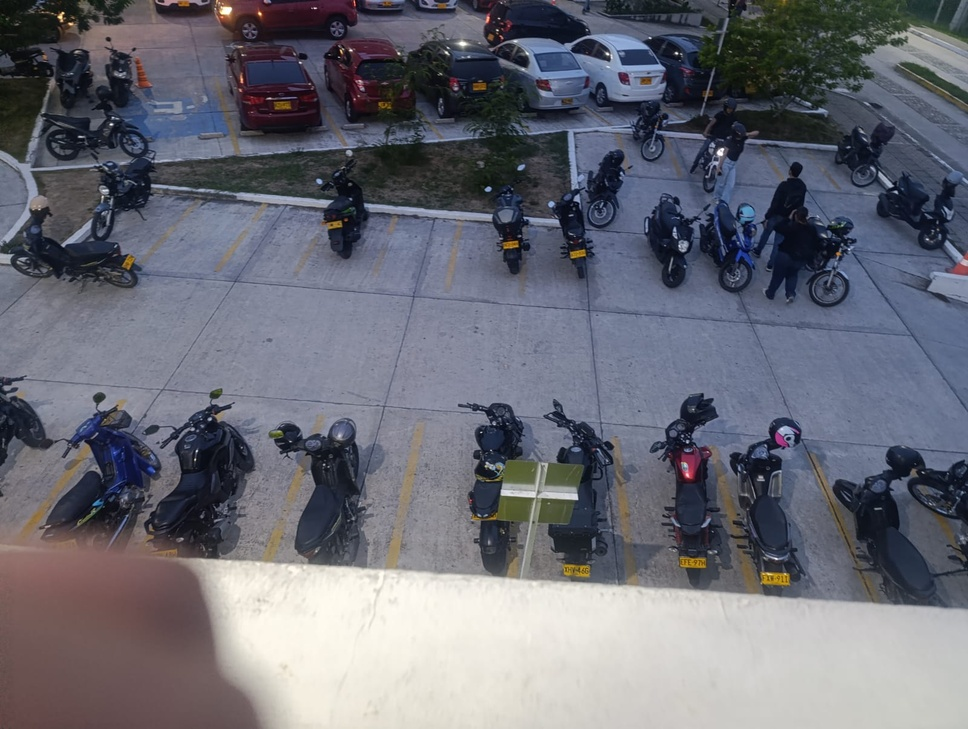
#> input picture imagenes/imagen1.jpg, 968 x 729 px, shrunk from 1600 x 1204 before the run
$ python -i image_enhance.py   (imports and definitions only)
#> lines starting #> are read from the running program, lines starting #| are printed output that depends on the picture
#> further down, picture is the input picture: shape (729, 968, 3); mean B, G, R 117.2, 107.2, 106
"""Mejora un cuadro de la cámara para trazar celdas sobre él.

Las cámaras de vigilancia graban con poco contraste y bastante compresión: las rayas del piso
y los bordes de los carros se ven lavados. Para el ojo de quien traza se sube el contraste
local (CLAHE sobre la luminosidad, sin cambiar los colores), se suaviza el ruido de la
compresión conservando los bordes y se enfoca con una máscara de desenfoque.

Solo es para mostrar: el detector siempre analiza el cuadro original.
"""

from __future__ import annotations

import cv2
import numpy as np

_CLAHE = cv2.createCLAHE(clipLimit=2.0, tileGridSize=(8, 8))
# Cuánto se enfoca: 0 nada; más de ~1 empieza a marcar halos y ruido.
_SHARPEN = 0.6


def enhance_for_tracing(frame: np.ndarray) -> np.ndarray:
    """Copia del cuadro (BGR) con más contraste local y más nítida."""
    lab = cv2.cvtColor(frame, cv2.COLOR_BGR2LAB)
#> lab: shape (729, 968, 3); mean of channels 0, 1, 2 113.3, 130.2, 122.2
    lightness, a, b = cv2.split(lab)
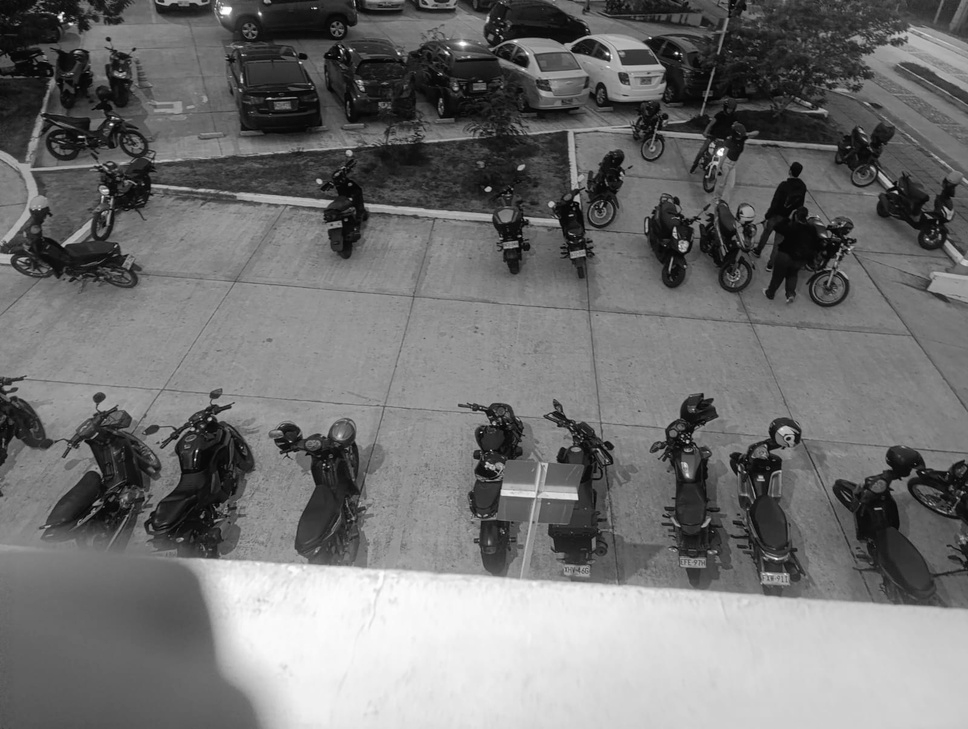
#> lightness: shape (729, 968); min 1, max 255, mean 113.3
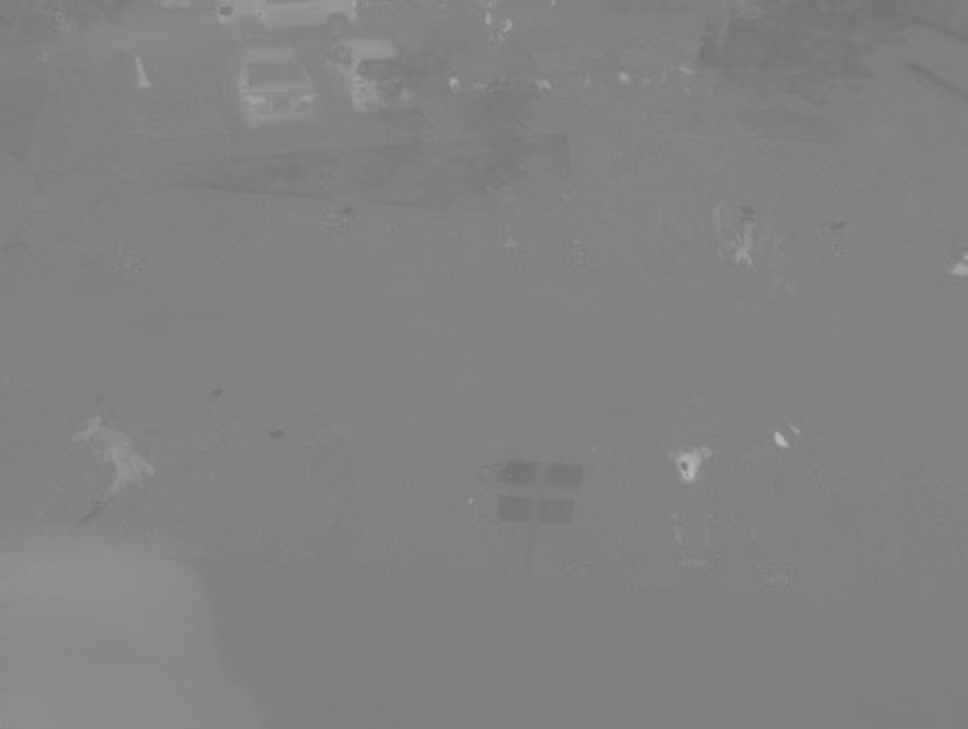
#> a: shape (729, 968); min 112, max 184, mean 130.2
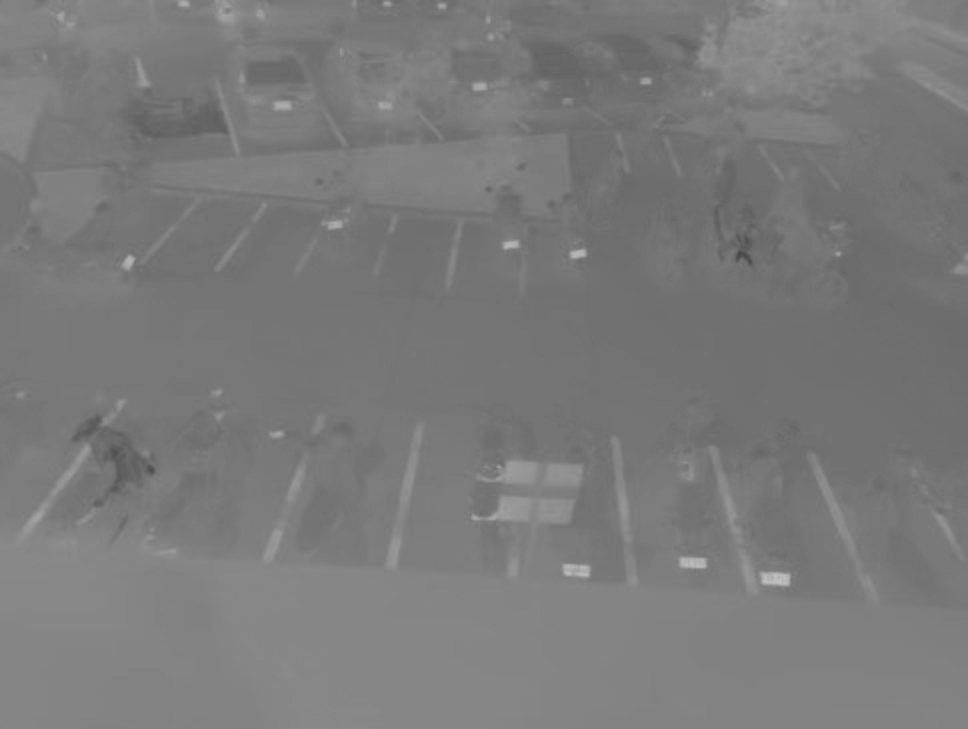
#> b: shape (729, 968); min 72, max 193, mean 122.2
    lab = cv2.merge((_CLAHE.apply(lightness), a, b))
#> lab: shape (729, 968, 3); mean of channels 0, 1, 2 134.5, 130.2, 122.2
    image = cv2.cvtColor(lab, cv2.COLOR_LAB2BGR)
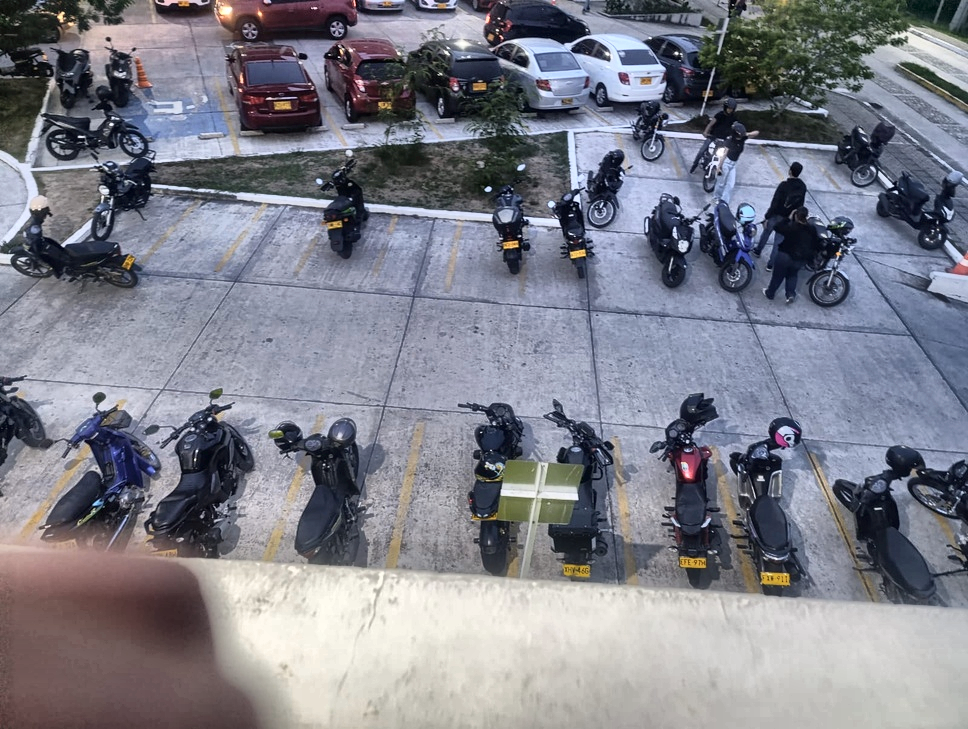
#> image: shape (729, 968, 3); mean B, G, R 138.4, 128, 126.9
    image = cv2.bilateralFilter(image, 5, 25, 5)
    blurred = cv2.GaussianBlur(image, (0, 0), 1.5)
    return cv2.addWeighted(image, 1 + _SHARPEN, blurred, -_SHARPEN, 0)


def enhance_jpeg(data: bytes, quality: int = 92) -> bytes:
    """La misma mejora sobre una imagen JPEG; si no se puede leer, la devuelve igual."""
    image = cv2.imdecode(np.frombuffer(data, np.uint8), cv2.IMREAD_COLOR)
    if image is None:
        return data
    ok, encoded = cv2.imencode(".jpg", enhance_for_tracing(image), [cv2.IMWRITE_JPEG_QUALITY, quality])
    return encoded.tobytes() if ok else data

>>> import cv2
>>> picture = cv2.imread('../../imagenes/imagen1.jpg')
>>> result = enhance_for_tracing(picture)

$ run again, on imagenes/imagen10.jpg
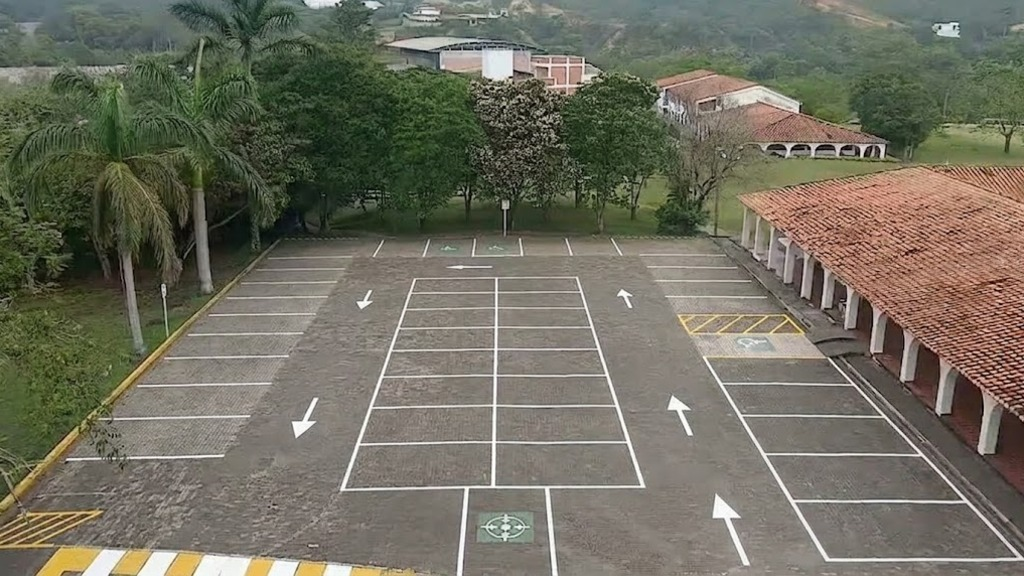
#> input picture imagenes/imagen10.jpg, 1024 x 576 px
#> picture is the input picture: shape (576, 1024, 3); mean B, G, R 95.4, 110, 112.1
#> in enhance_for_tracing, `lightness, a, b = cv2.split(lab)`:
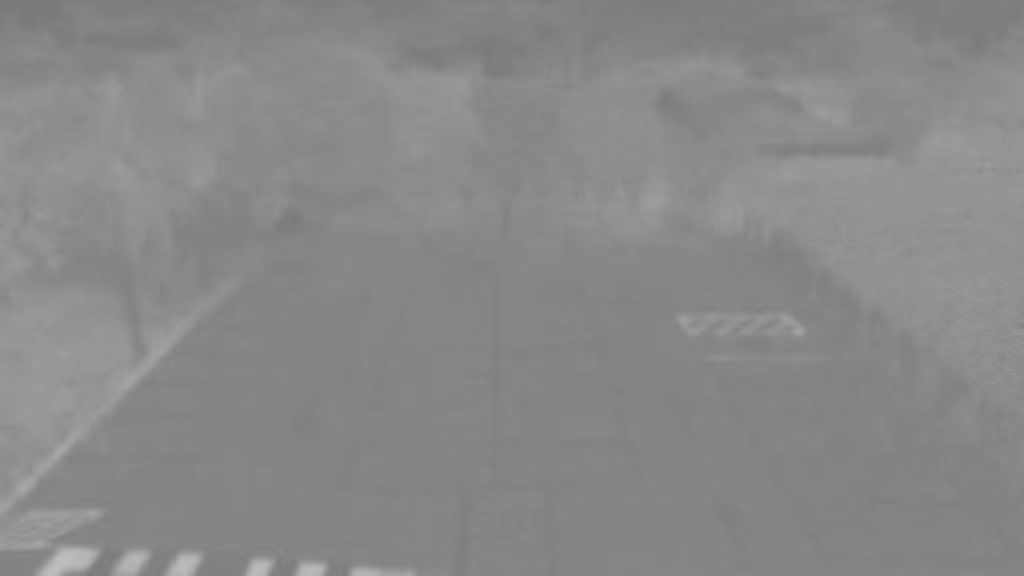
#> b: shape (576, 1024); min 121, max 191, mean 136.6
#> in enhance_for_tracing, `blurred = cv2.GaussianBlur(image, (0, 0), 1.5)`:
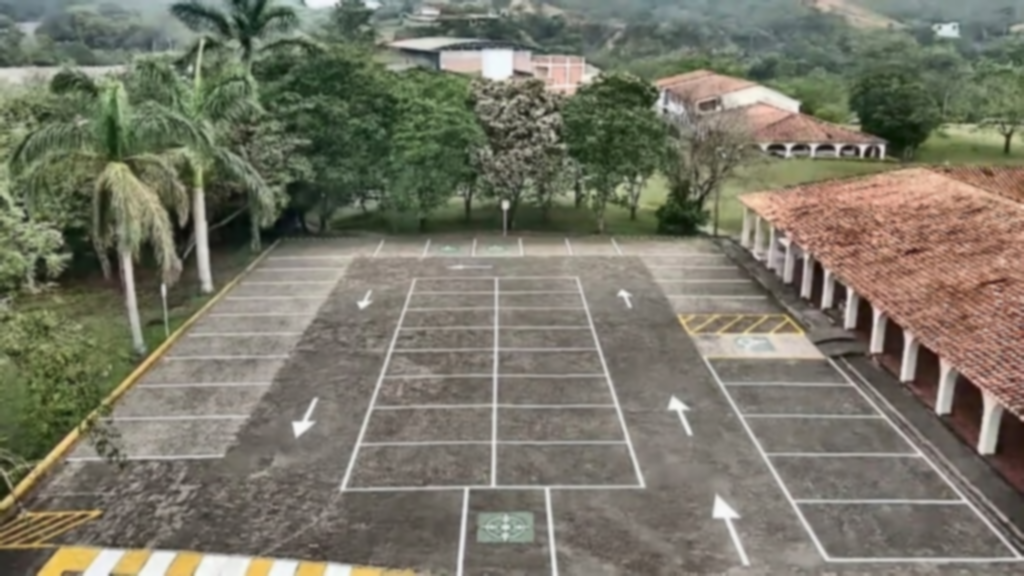
#> blurred: shape (576, 1024, 3); mean B, G, R 103, 117.8, 119.6

$ run again, on imagenes/imagen2.jpg
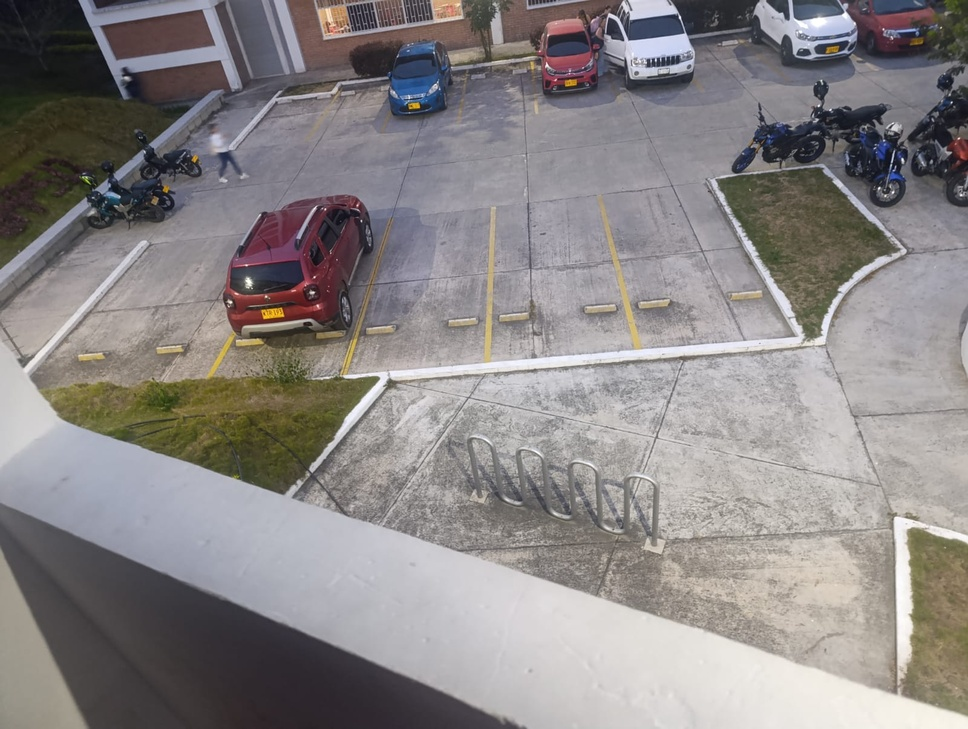
#> input picture imagenes/imagen2.jpg, 968 x 729 px, shrunk from 1600 x 1204 before the run
#> picture is the input picture: shape (729, 968, 3); mean B, G, R 133.5, 133.7, 138.2
#> in enhance_for_tracing, `lightness, a, b = cv2.split(lab)`:
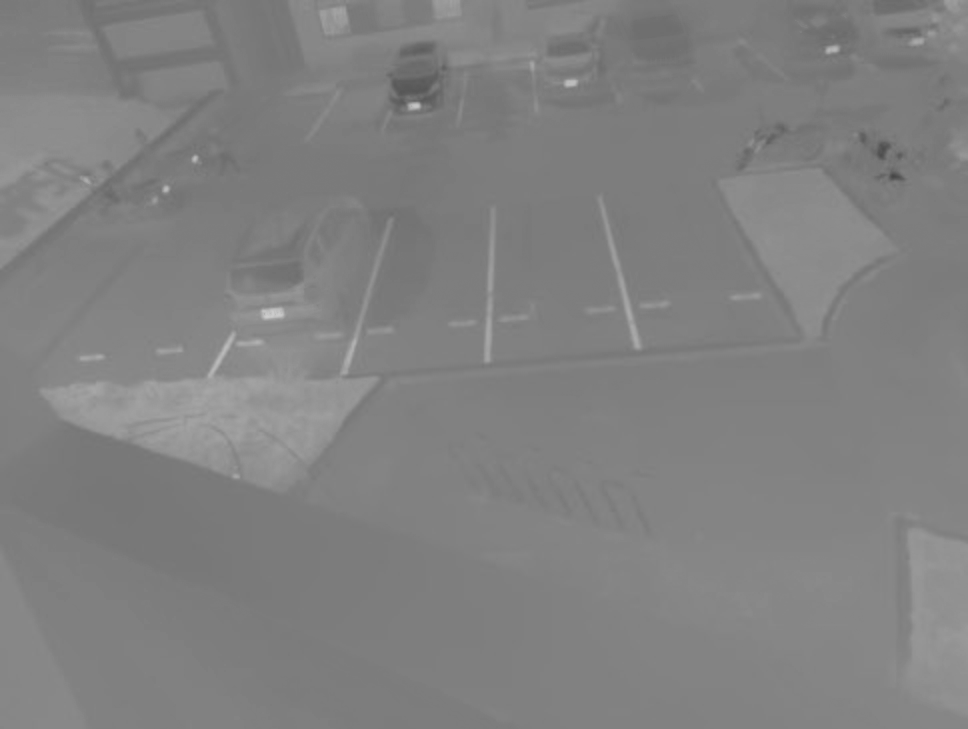
#> b: shape (729, 968); min 70, max 205, mean 128.8
#> in enhance_for_tracing, `image = cv2.cvtColor(lab, cv2.COLOR_LAB2BGR)`:
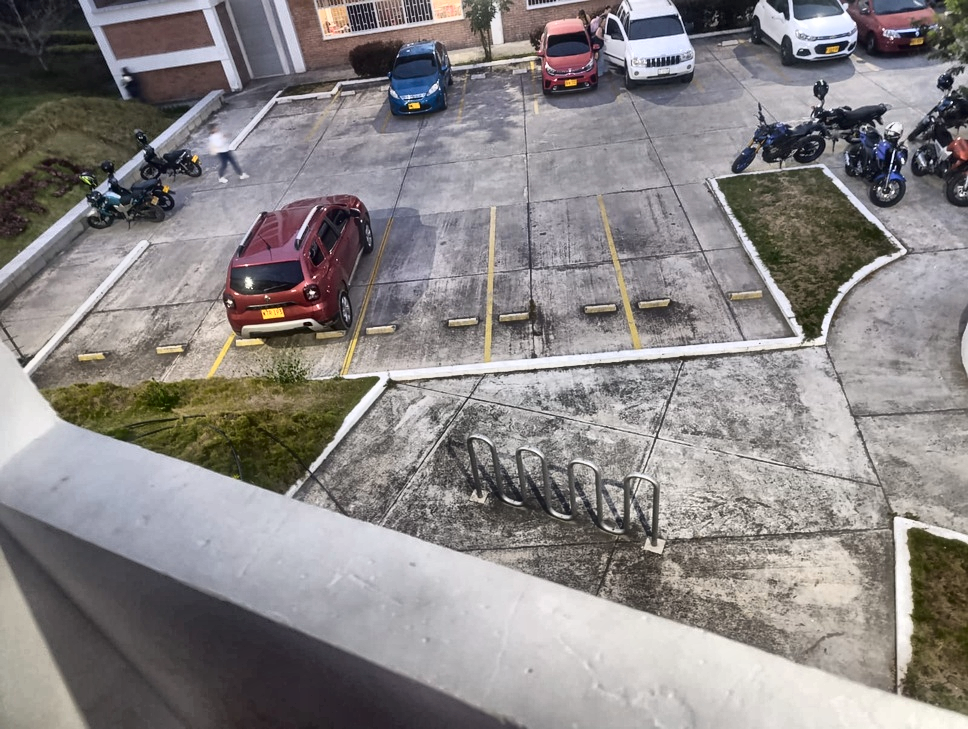
#> image: shape (729, 968, 3); mean B, G, R 132.8, 133, 137.5

$ run again, on imagenes/imagen3.jpg
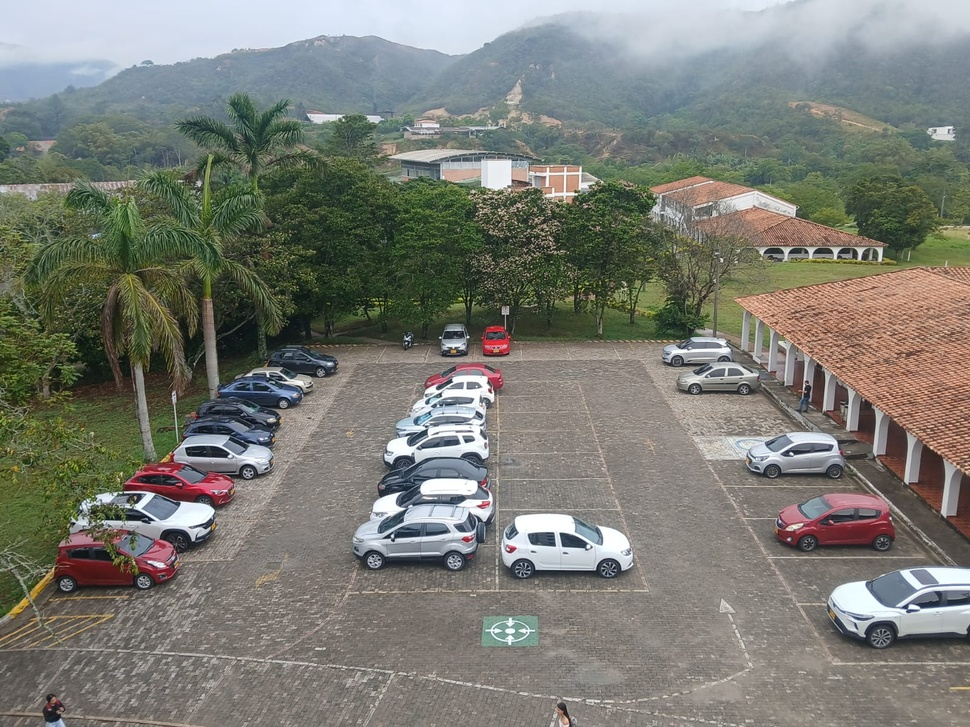
#> input picture imagenes/imagen3.jpg, 970 x 727 px, shrunk from 1600 x 1200 before the run
#> picture is the input picture: shape (727, 970, 3); mean B, G, R 115.7, 123.5, 122.4
#> in enhance_for_tracing, `lightness, a, b = cv2.split(lab)`:
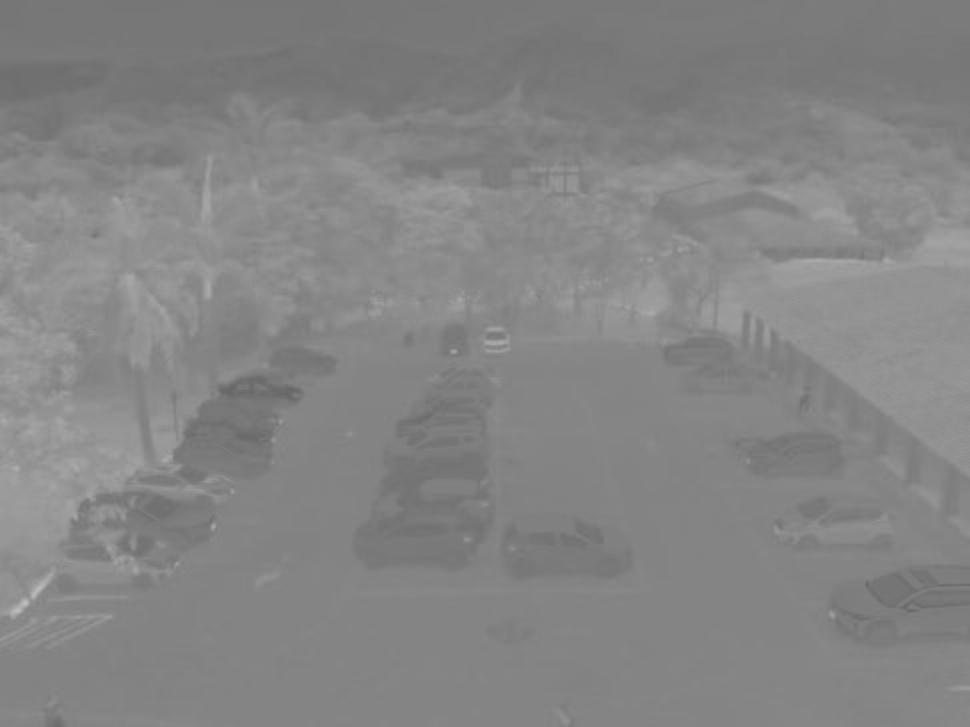
#> b: shape (727, 970); min 102, max 189, mean 132.6
#> in enhance_for_tracing, `blurred = cv2.GaussianBlur(image, (0, 0), 1.5)`:
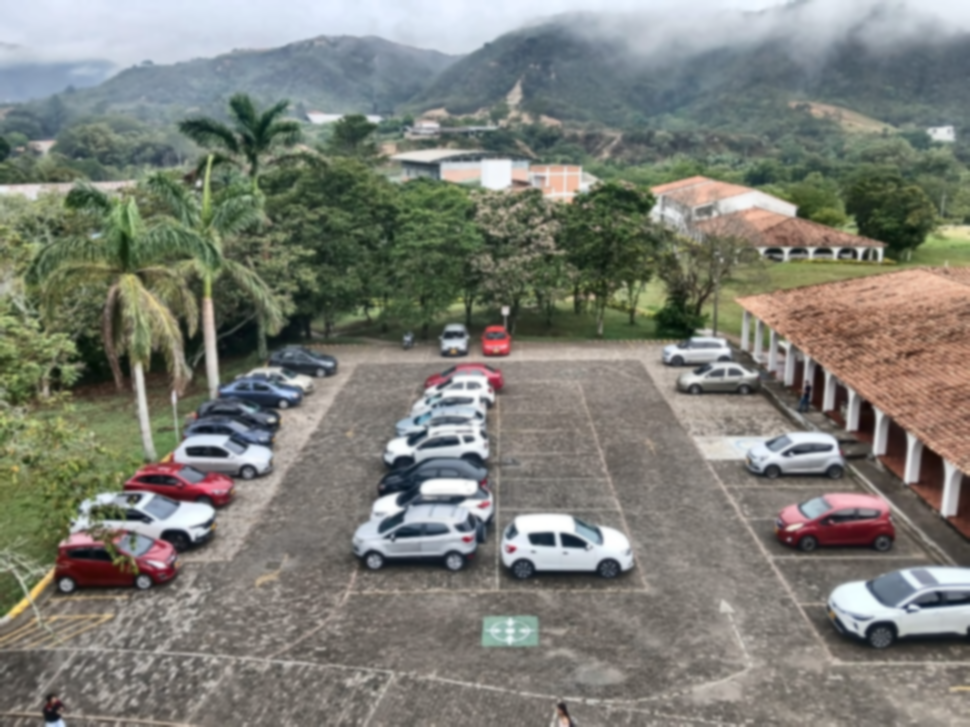
#> blurred: shape (727, 970, 3); mean B, G, R 118, 126.1, 124.9
